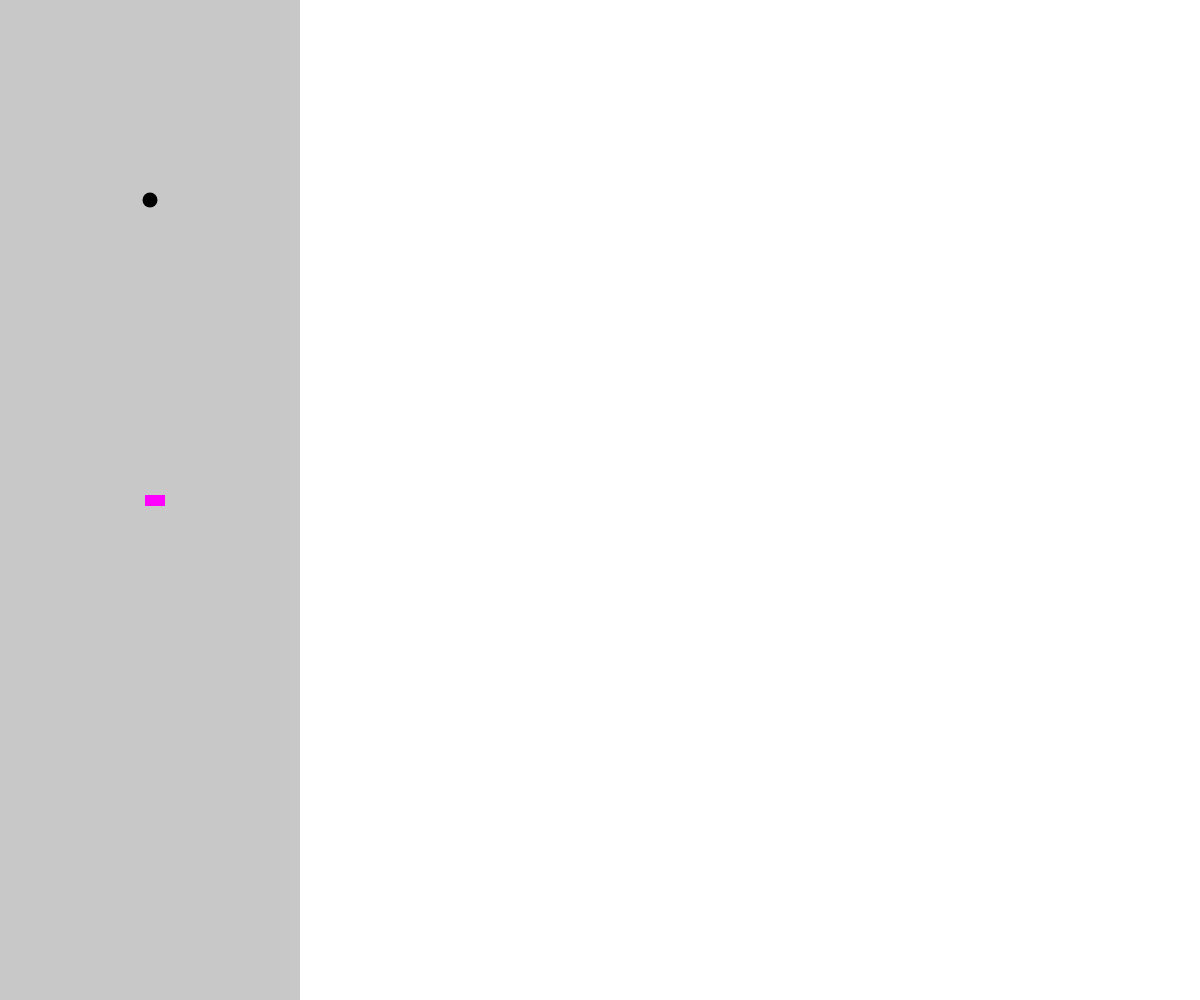
Frame 1 (no input)
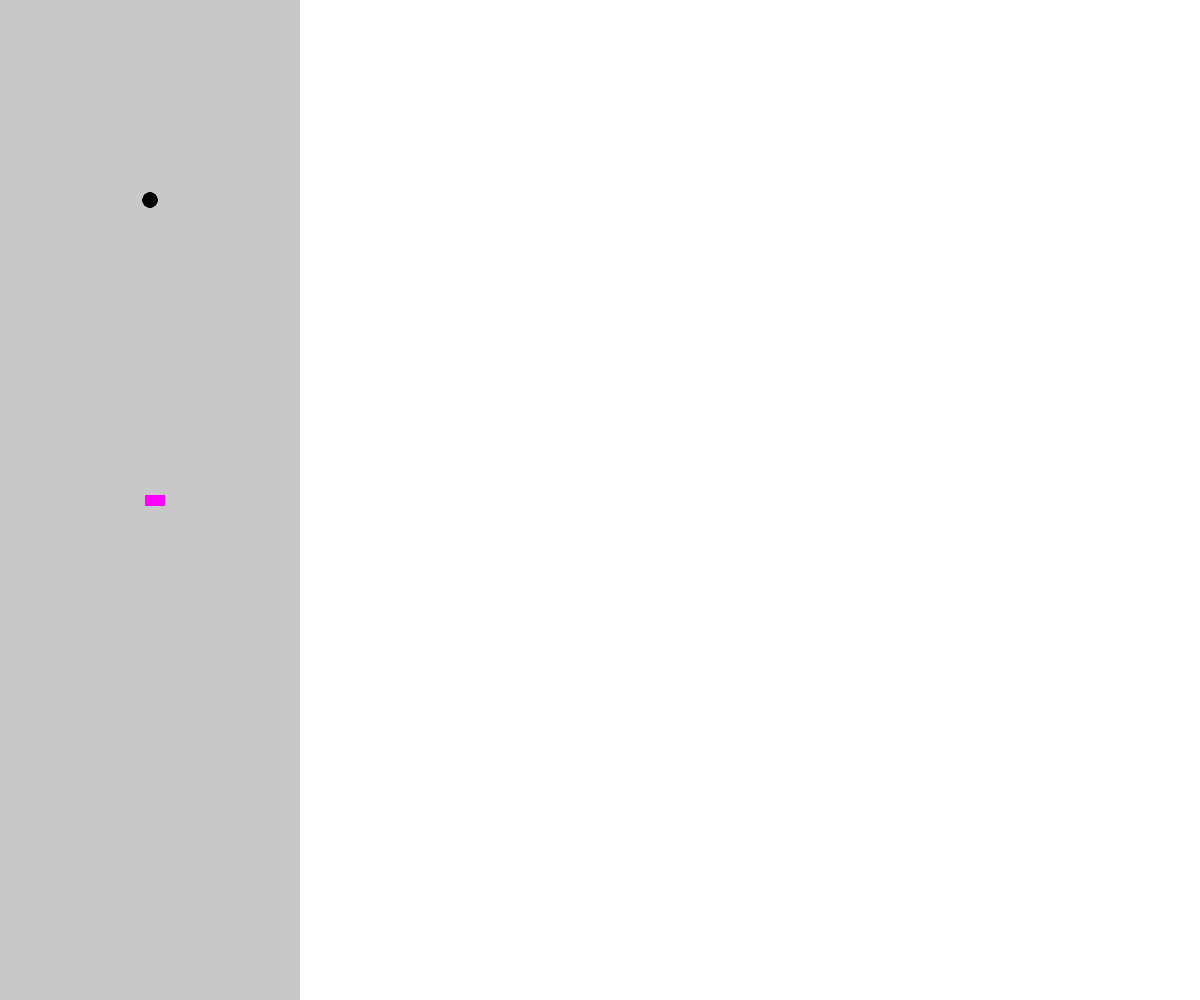
Frame 60 (no input)
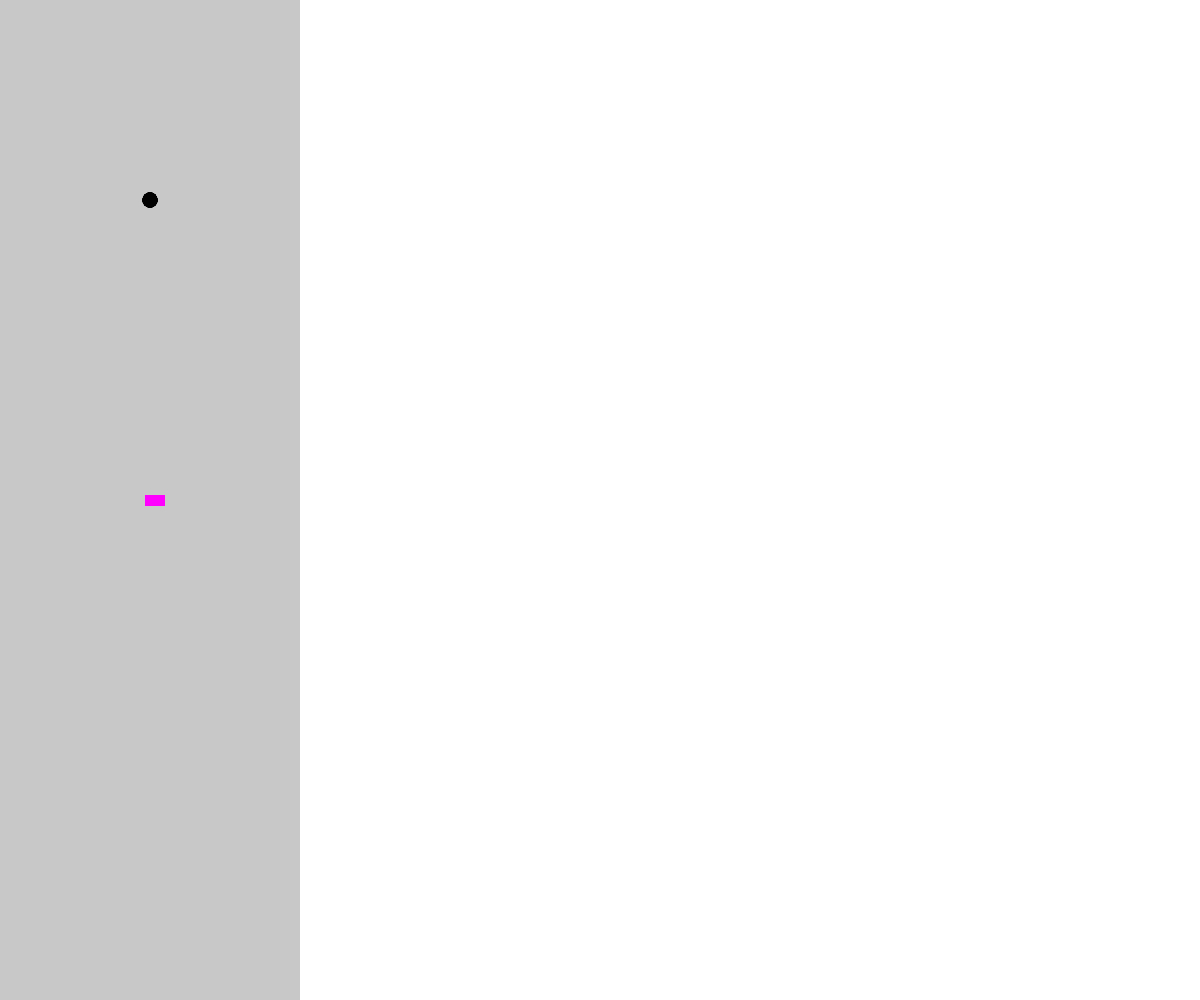
Frame 120 (the mouse pressed at the canvas centre since frame 60)

The p5.js sketch that drew these frames (run headless with seeded random() and noise() and a simulated clock; from frame 60 on, the mouse is pressed at the canvas centre):

// p5.js sketch
// ── sketch.js
// Arrays and Objects
// Liam Gareau
// 
// make game that you can make different hydro carbon molecules and then name them
//
// Extra for Experts:
// 

let theCarbonArray = [];
let theBondArray = [];
let button = false;

function setup(){
  createCanvas(windowWidth,windowHeight);
  spawnCarbon();
  spawnBond();
}

function draw(){
  background(255);
  fill(200,200,200);
  noStroke();
  rect(0,0,width/4,height);
  
  moveCarbon();
  moveBond();
}

function mousePressed() {
  for (let object of theCarbonArray){
    if (mouseX > object.x - object.radius && mouseX < object.x + object.radius && mouseY > object.y - object.radius && mouseY < object.y + object.radius) {
      object.button = !object.button;
    }
  }
  for (let object of theBondArray){
    console.log(theBondArray, mouseX, mouseY, object);
    if (mouseX > object.x1 && mouseX < object.x1 + 10 && mouseY > object.y1 && mouseY < object.y1 + 5) {
      object.button = !object.button;
    }
  }
}

function moveCarbon(){
  for (let object of theCarbonArray){
    if (object.button){
      object.x = mouseX;
      object.y = mouseY;
    }
  }
  createCarbon();
}

function moveBond(){
  for (let object of theBondArray){
    if (object.button){
      object.x1 = mouseX;
      object.y1 = mouseY;
      // object.x2 = mouseX;
      // object.y2 = mouseY;
    }
  }
  createBond();
}

function spawnCarbon(){
  let carbon = {
    x: width/8,
    y: height/5,
    radius: 15,
    button: false,
    r: 0,
    g: 0,
    b: 0,
  };
  theCarbonArray.push(carbon);
}


function createCarbon(){
  //added this so that it spawns less so that your game doesn't start to lag eventually
  if (frameCount%10 === 0){
    spawnCarbon();
  }
  //spawns the carbon on screen
  for (let object of theCarbonArray) {
    fill(object.r, object.g, object.b);
    circle(object.x, object.y, object.radius);
  }
}


function spawnBond(){
  let bond = {
    x1: width/8,
    y1: height/2,
    x2: 10,
    y2: 1,
    button: false,
    r: 255,
    g: 0,
    b: 255,
  };
  theBondArray.push(bond);
}

function createBond(){
  if (frameCount%10 === 0){
    spawnBond();
  }
  for (let object of theBondArray) {
    strokeWeight(10);
    stroke(object.r, object.g, object.b);
    rect(object.x1, object.y1, object.x2, object.y2);
  }
}
